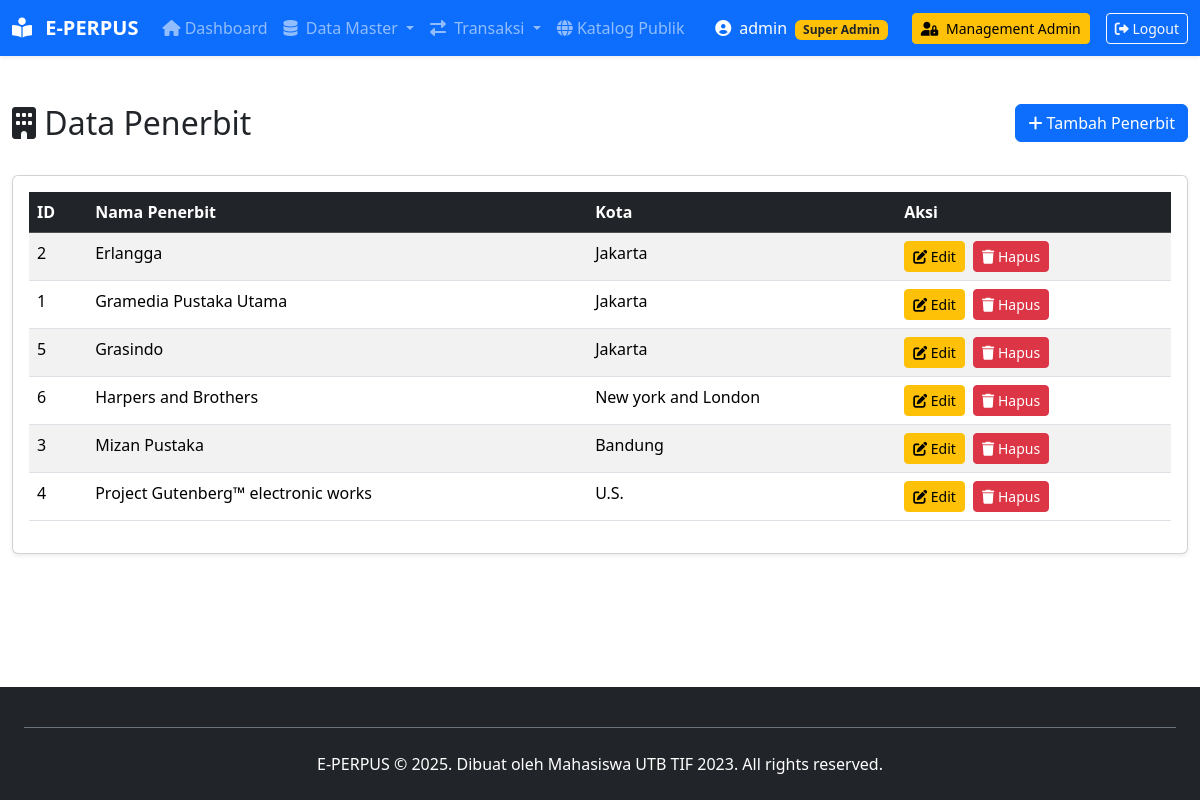
Page /index.php?page=penerbit/index (signed in) on the committed database.
### tables this page shows
CREATE TABLE `penerbit` (
  `id_penerbit` int(11) NOT NULL,
  `nama_penerbit` varchar(100) NOT NULL,
  `kota` varchar(50) NOT NULL,
  `alamat` text DEFAULT NULL,
  `telepon` varchar(20) DEFAULT NULL,
  `email` varchar(100) DEFAULT NULL,
  `created_at` timestamp NOT NULL DEFAULT current_timestamp()
);

### src/controllers/PenerbitController.php (called while the page is built, shortened)
<?php
require_once ROOT_PATH . 'src/models/PenerbitModel.php';
class PenerbitController {
    private $penerbitModel;
    public function __construct() {
        $database = new Database();
        $db = $database->getConnection();
        $this->penerbitModel = new PenerbitModel($db);
    }
    public function index() {
        $stmt = $this->penerbitModel->readAll();
        $data_penerbit = $stmt->fetchAll(PDO::FETCH_ASSOC);
        require_once ROOT_PATH . 'src/views/penerbit/index.php';
    }
}

### src/models/PenerbitModel.php (called while the page is built, shortened)
<?php
class PenerbitModel {
    private $conn;
    private $table_name = "penerbit";
    public function __construct($db) {
        $this->conn = $db;
    }
    public function readAll() {
        $query = "SELECT id_penerbit, nama_penerbit, kota FROM " . $this->table_name . "
                  ORDER BY nama_penerbit ASC";
        $stmt = $this->conn->prepare($query);
        $stmt->execute();
        return $stmt;
    }
}
?>

### src/views/penerbit/index.php (the view, shortened to what this page needs)
<?php
include(ROOT_PATH . 'src/views/layouts/header.php');
?>
<div class="container-fluid mt-5">
    <div class="row mb-4">
        <div class="col-md-8">
            <h2><i class="fas fa-building"></i> Data Penerbit</h2>
        </div>
        <div class="col-md-4 text-end">
            <a href="index.php?page=penerbit/create" class="btn btn-primary">
                <i class="fas fa-plus"></i> Tambah Penerbit
            </a>
        </div>
    </div>
    <div class="card shadow-sm">
        <div class="card-body">
            <table class="table table-striped table-hover">
                <thead class="table-dark">
                    <tr>
                        <th>ID</th>
                        <th>Nama Penerbit</th>
                        <th>Kota</th>
                        <th>Aksi</th>
                    </tr>
                </thead>
                <tbody>
                    <?php if (!empty($data_penerbit)): ?>
                        <?php foreach ($data_penerbit as $penerbit): ?>
                            <tr>
                                <td><?= htmlspecialchars($penerbit['id_penerbit']) ?></td>
                                <td><?= htmlspecialchars($penerbit['nama_penerbit']) ?></td>
                                <td><?= htmlspecialchars($penerbit['kota']) ?></td>
                                <td>
                                    <a href="index.php?page=penerbit/edit&id=<?= $penerbit['id_penerbit'] ?>"
                                       class="btn btn-sm btn-warning me-1">
                                        <i class="fas fa-edit"></i> Edit
                                    </a>
                                    <a href="index.php?page=penerbit/delete&id=<?= $penerbit['id_penerbit'] ?>"
                                       class="btn btn-sm btn-danger"
                                       onclick="return confirm('Yakin ingin menghapus?')">
                                        <i class="fas fa-trash"></i> Hapus
                                    </a>
                                </td>
                            </tr>
                        <?php endforeach; ?>
                    <?php else: ?>
                        <tr>
                            <td colspan="4" class="text-center text-muted">Belum ada data penerbit</td>
                        </tr>
                    <?php endif; ?>
                </tbody>
            </table>
        </div>
    </div>
</div>
<?php include(ROOT_PATH . 'src/views/layouts/footer.php'); ?>

### rows in the picture
penerbit: id_penerbit "2", nama_penerbit "Erlangga", kota "Jakarta"
penerbit: id_penerbit "1", nama_penerbit "Gramedia Pustaka Utama", kota "Jakarta"
penerbit: id_penerbit "5", nama_penerbit "Grasindo", kota "Jakarta"
penerbit: id_penerbit "6", nama_penerbit "Harpers and Brothers", kota "New york and London"
penerbit: id_penerbit "3", nama_penerbit "Mizan Pustaka", kota "Bandung"
penerbit: id_penerbit "4", nama_penerbit "Project Gutenberg™ electronic works", kota "U.S."

### other values in the picture
$_SESSION['username'] "admin"
